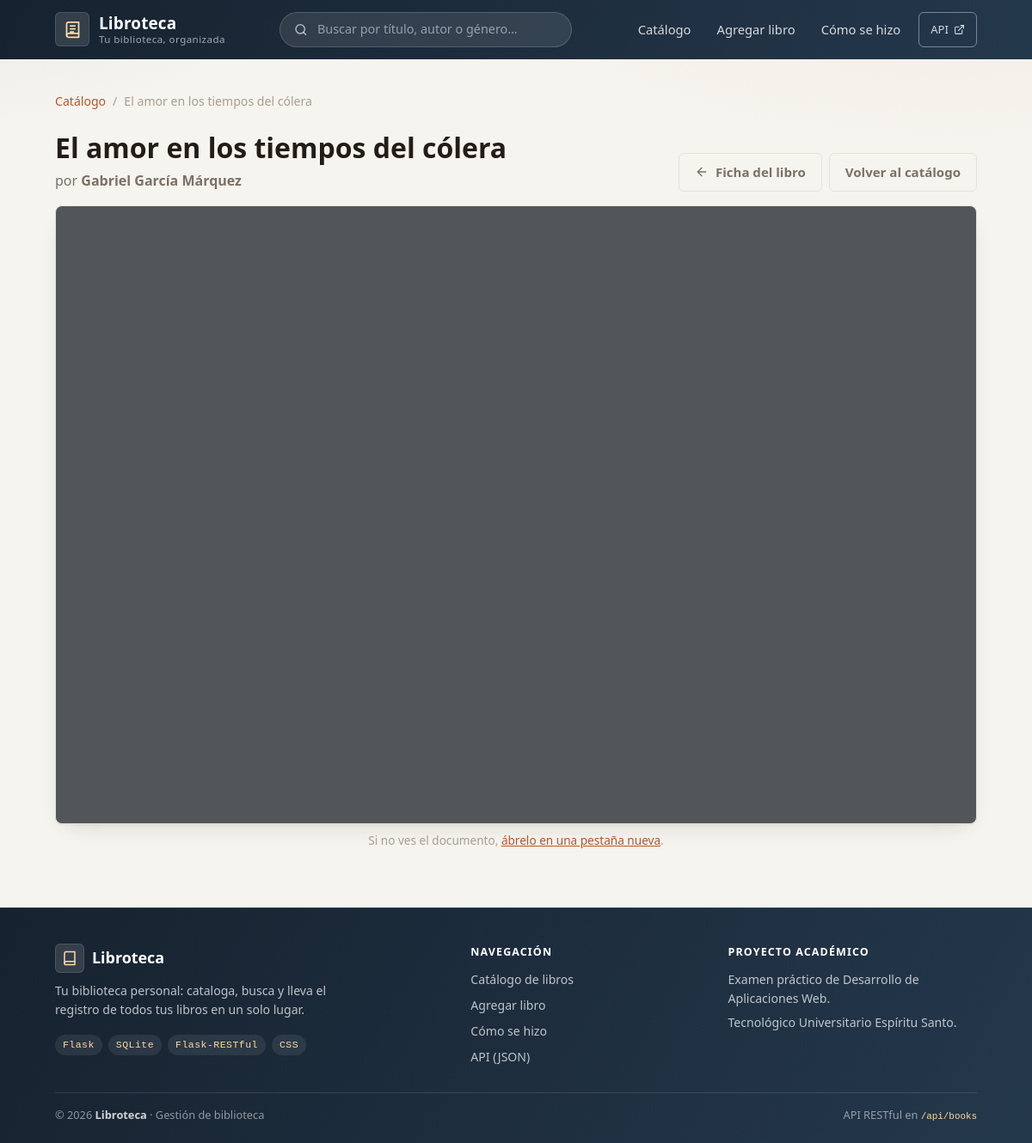
Screenshot of /leer/8 with the database file from the repository.
### tables this page shows
CREATE TABLE libros (
                id INTEGER PRIMARY KEY AUTOINCREMENT,
                titulo TEXT NOT NULL,
                autor TEXT NOT NULL,
                genero TEXT NOT NULL,
                anio_publicacion INTEGER NOT NULL,
                descripcion TEXT NOT NULL DEFAULT '',
                imagen TEXT NOT NULL DEFAULT '',
                pdf TEXT NOT NULL DEFAULT '',
                favorito INTEGER NOT NULL DEFAULT 0
            );

### routes.py (the view)
@web_bp.route("/leer/<int:book_id>")
def read_book(book_id):
    book = models.get_book(book_id)
    if not book:
        flash("El libro no existe.", "error")
        return redirect(url_for("web.index"))
    return render_template("read_book.html", book=dict(book))

### models.py (called while the page is built)
def connect():
    conn = sqlite3.connect(DATABASE)
    conn.row_factory = sqlite3.Row
    return conn

def get_book(book_id):
    conn = connect()
    row = conn.execute(
        "SELECT * FROM libros WHERE id = ?", (book_id,)
    ).fetchone()
    conn.close()
    return row

### templates/read_book.html (shortened to what this page needs)
{% extends "base.html" %}
{% block content %}
<div class="reader-page">
  <div class="reader-head">
    <div class="reader-head-text">
      <nav class="breadcrumb" aria-label="Ruta de navegación">
        <a href="{{ url_for('web.index') }}">Catálogo</a>
        <span aria-hidden="true">/</span>
        <span>{{ book['titulo'] }}</span>
      </nav>
      <h1>{{ book['titulo'] }}</h1>
      <p class="reader-author">por <strong>{{ book['autor'] }}</strong></p>
    </div>
    <div class="reader-head-actions">
      <a class="btn btn--ghost" href="{{ url_for('web.book_detail', book_id=book['id']) }}">
        <svg viewBox="0 0 24 24" width="16" height="16" fill="none" stroke="currentColor" stroke-width="2" stroke-linecap="round" stroke-linejoin="round"><path d="M19 12H5"/><polyline points="12 19 5 12 12 5"/></svg>
        Ficha del libro
      </a>
      <a class="btn btn--ghost" href="{{ url_for('web.index') }}">Volver al catálogo</a>
    </div>
  </div>
  {% if book['pdf'] %}
  <div class="reader-viewer-wrap">
    <iframe src="{{ url_for('static', filename=book['pdf']) }}" class="reader-viewer"
            title="Lector de PDF: {{ book['titulo'] }}"></iframe>
    <p class="reader-fallback">Si no ves el documento,
      <a href="{{ url_for('static', filename=book['pdf']) }}" target="_blank" rel="noopener">ábrelo en una pestaña nueva</a>.</p>
  </div>
  {% else %}
  <div class="detail-pdf--empty">
    <h2>Leer libro</h2>
    <p>Este libro aún no tiene un PDF disponible. Agrega uno desde el botón Editar de la ficha del libro.</p>
  </div>
  {% endif %}
</div>
{% endblock %}

### static/style.css (style rules this page uses)
:root { --bg: #f6f4ef; --surface: #ffffff; --surface-2: #fbfaf7; --ink: #221d16; --ink-soft: #7a7166; --ink-faint: #a89e90; --line: #e7e2d8; --brand: #24384c; --brand-dark: #16222f; --brand-soft: #eaf0f6; --accent: #b4572b; --accent-dark: #91421f; --success: #2f6b48; --success-bg: #e8f3ed; --error: #b2342b; --error-bg: #fbece9; --radius: 8px; --radius-sm: 6px; --radius-lg: 12px; --shadow: 0 1px 2px rgba(34, 29, 22, 0.05), 0 10px 26px -14px rgba(34, 29, 22, 0.22); --shadow-lg: 0 4px 8px -4px rgba(34, 29, 22, 0.14), 0 22px 44px -20px rgba(34, 29, 22, 0.4); --font: "Segoe UI", system-ui, -apple-system, "Helvetica Neue", Arial, sans-serif; --mono: ui-monospace, "Cascadia Mono", "SF Mono", Consolas, monospace; }
* { box-sizing: border-box; }
html { -webkit-text-size-adjust: 100%; scroll-behavior: smooth; }
body { margin: 0; font-family: var(--font); color: var(--ink); line-height: 1.55; background: radial-gradient(1000px 460px at 92% -100px, rgba(219, 188, 148, 0.16), transparent 60%), radial-gradient(900px 420px at -8% -80px, rgba(94, 132, 168, 0.12), transparent 55%), var(--bg); min-height: 100vh; display: flex; flex-direction: column; }
.btn { display: inline-flex; align-items: center; justify-content: center; gap: 8px; border: none; border-radius: var(--radius-sm); padding: 10px 18px; font-size: 0.94rem; font-weight: 600; font-family: inherit; text-decoration: none; cursor: pointer; transition: transform 0.08s ease, background 0.15s ease, box-shadow 0.15s ease; }
.btn--ghost { background: transparent; color: var(--ink-soft); border: 1px solid var(--line); }
.breadcrumb { display: flex; align-items: center; gap: 8px; font-size: 0.88rem; color: var(--ink-faint); margin-bottom: 18px; }
.breadcrumb a { color: var(--accent); text-decoration: none; font-weight: 500; }
.reader-page { margin-top: 6px; }
.reader-head { display: flex; align-items: flex-end; justify-content: space-between; gap: 14px; flex-wrap: wrap; margin-bottom: 16px; }
.reader-head-text h1 { margin: 6px 0 2px; }
.reader-author { margin: 0; color: var(--ink-soft); }
.reader-head-actions { display: flex; gap: 8px; flex-wrap: wrap; }
.reader-viewer-wrap { display: block; }
.reader-viewer { width: 100%; height: 720px; border: 1px solid var(--line); border-radius: var(--radius); background: #525659; box-shadow: var(--shadow); display: block; }
.reader-fallback { margin: 8px 2px 0; font-size: 0.85rem; color: var(--ink-faint); text-align: center; }
.reader-fallback a { color: var(--accent); }

### rows the page displays
libros: titulo "El amor en los tiempos del cólera", autor "Gabriel García Márquez"
